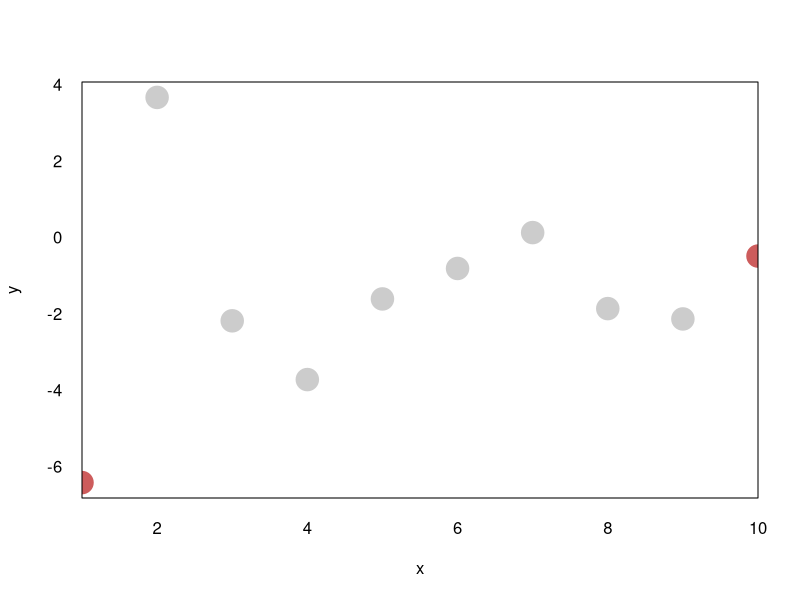
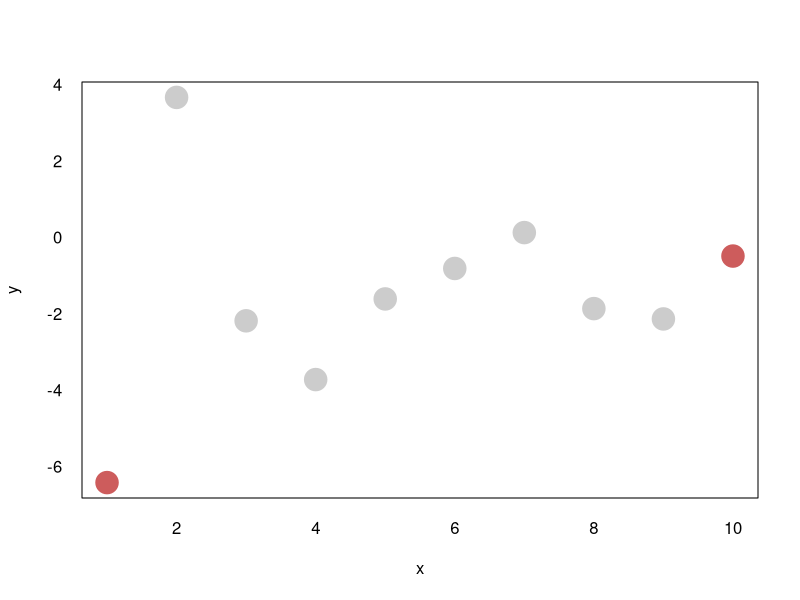
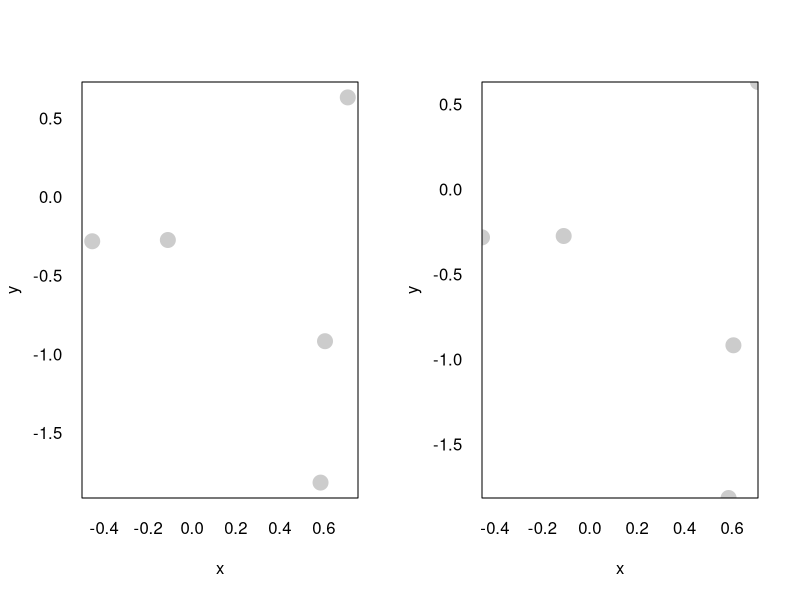

Source code (R) for these figures, in order:
## ---- chunk 1
#| echo: false
plot <- function(..., pch = 19, col = "grey80", cex = 2) {
  base::plot(..., col = col, pch = pch, cex = cex, xaxt = 'n', yaxt = 'n')
  axis(1, tick = FALSE)
  axis(2, tick = FALSE, las = 1)
}

## ---- chunk 2
#| out-width: 800px
#| fig-align: 'center'
x <- 1:10
y <- rnorm(10, 0, 5)
col <- ifelse(1:10 %in% c(1, 10), "indianred", "grey80")

plot(x, y, col = col, cex = 3, xaxs = "i")
## ---- chunk 3
#| out-width: 800px
#| fig-align: 'center'
plot(x, y, col = col, cex = 3)
## ---- chunk 4
#| fig-height: 4
#| fig-cap: "Expanding axes. By default, axes in base R `plot()` function are expanded 4% beyond the range of the data (left). Otherwise, datapoints on the limits of their respective scales end up overlapping with the plot borders (right)."

set.seed(12345)
x <- rnorm(5)
y <- rnorm(5)

par(mfrow = c(1, 2))
plot(x, y) 
plot(x, y, xaxs = 'i', yaxs = 'i') 
## ---- chunk 5
#| echo: false

tab <- data.frame(
  Zero = c(0.05, 0.05, -0.5),
  One = c(0.95, 1.05, 1.5),
  Effect = c("Expands the margins by ~5% (actually 5.555...% since 0.05 / 0.9 = 0.0555...)",
             "Shifts the expanse 'up' by 5% (e.g. moves x-axis 5% right)",
             "Zooms into the middle 50% of the expanse (25 percentile goes to 0 and 75th to one)")
)


knitr::kable(tab)
